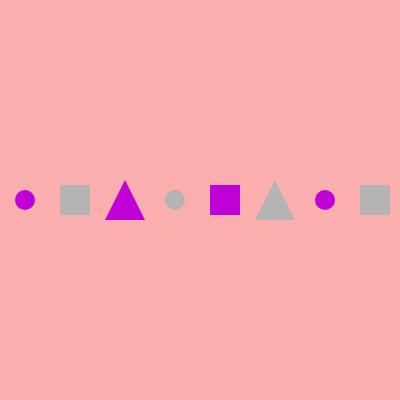
Frame 1 (no input)
Frame 60 (no input): identical to frame 1, image omitted
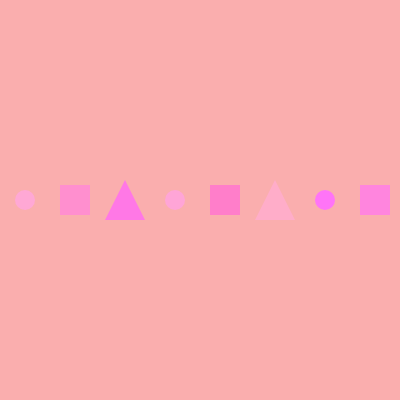
Frame 120 (the mouse pressed at the canvas centre since frame 60)

The p5.js sketch that drew these frames (run headless with seeded random() and noise() and a simulated clock; from frame 60 on, the mouse is pressed at the canvas centre):

// p5.js sketch
// ── sketch.js
// DDM2008 — Activity 2b
// (Pattern Making, 40 min)

function setup() {
  createCanvas(400, 400);
  noStroke();
}

function draw() {
  background(250, 174, 174);

  for (let i = 0; i < width; i += 50) {
    let index = i / 50;   
    let s = 20 + (index % 3) * 10; 

    if (mouseIsPressed) {
      fill(255, random(100,200), random(200,255));  
    } else {
      if (index % 2 == 0) {
        fill(193, 0, 215); 
      } else {
        fill(180); 
      }
    }

  
    if (index % 3 == 0) {
      ellipse(i + 25, height / 2, s);
    } else if (index % 3 == 1) {
      rect(i + 10, height / 2 - s/2, s, s);
    } else {
      triangle(i + 25, height / 2 - s/2, i + 5, height / 2 + s/2, i + 45, height / 2 + s/2);
    }
  }
}
